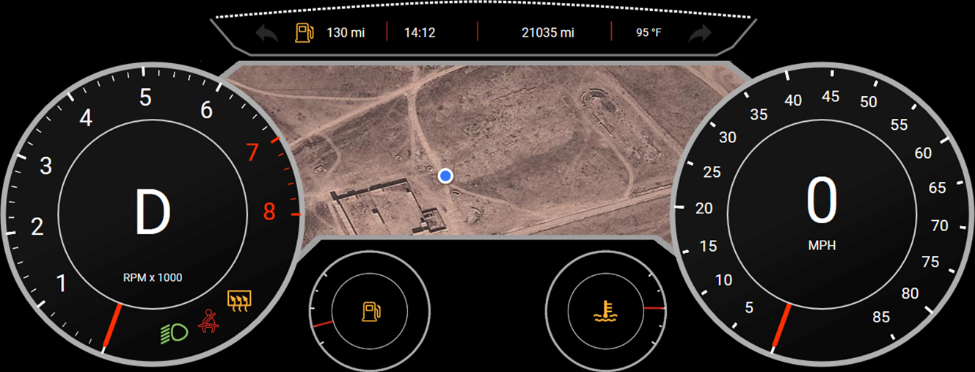
#> input picture Data/TestSet1/test1/expected.png, 975 x 372 px, found by its file name
$ python ColorClustering.py
#> lines starting #> are read from the running program, lines starting #| are printed output that depends on the picture
"""
This script will be focused on color clustering.

"""
import cv2
from sklearn.cluster import KMeans
import numpy as np
import matplotlib.pyplot as plt


# [74 lines left out: functions ColorCluster, TestColorCluster, draw_expected_hsv_histogram, not called in this run]


def visualize_lab_intensities():
    """
    I want to see the peaks for the color intensities of a screenshot in lab color space
    """
    expected = cv2.imread("Data/TestingDiffDiff/test1/expected.png")
#> expected is the input picture: shape (372, 975, 3); mean B, G, R 41.1, 42.9, 48.9
    expected_lab = cv2.cvtColor(expected, cv2.COLOR_BGR2Lab)
#> expected_lab: shape (372, 975, 3); mean of channels 0, 1, 2 45.3, 130.1, 129.9
    expected_a, expected_b = expected_lab[:, :, 1], expected_lab[:, :, 2]
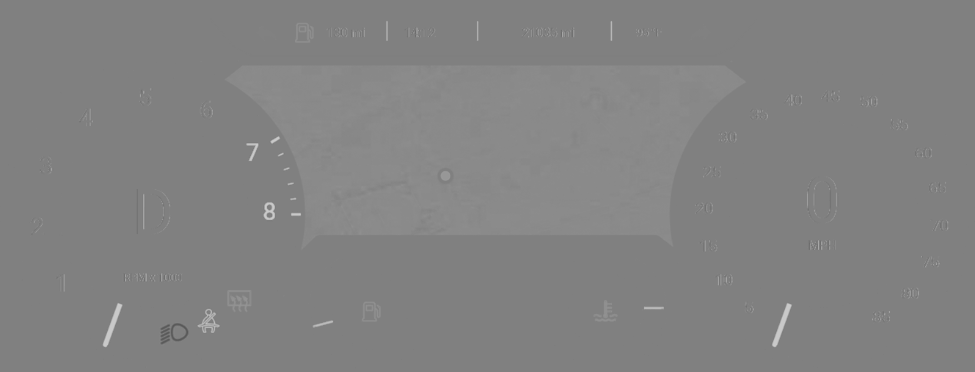
#> expected_a: shape (372, 975); min 87, max 203, mean 130.1


    print(np.amax(expected_a))
#| 203
    print(np.amin(expected_a))
#| 87
    print(np.amax(expected_b))
#| 198
    print(np.amin(expected_b))
#| 56
    #unique_values = dict(zip(*np.unique(expected_a, return_counts=True)))

    #log_scale = np.log10(expected)

    # create histogram
    histogram = np.zeros(shape=(256, 256), dtype=int)
    for r in range(expected_lab.shape[0]):
        for c in range(expected_lab.shape[1]):
            a, b = expected_lab[r, c, 1], expected_lab[r, c, 2]
            histogram[a, b] = histogram[a, b] + 1


    log_scale_hist = np.log2(histogram + 1)
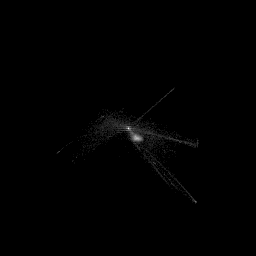
#> log_scale_hist: shape (256, 256) float64; min 0, max 18.08, mean 0.0787; drawn with min black and max white
    max_marker_size = 100
    min_marker_size = 2
    use_log_scale = True
    for a in range(256):
        for b in range(256):
            if histogram[a, b] > 0:
                if use_log_scale:
                    l = log_scale_hist[a, b]/np.amax(log_scale_hist)
                else:
                    l = histogram[a, b]/np.amax(histogram)
                marker_size = (max_marker_size * l) + (min_marker_size *(1-l))
                plt.scatter(a, b, sizes=[marker_size])

    plt.title("L*a*b* Histogram")
    plt.xlabel("a*")
    plt.ylabel("b*")
    plt.show()
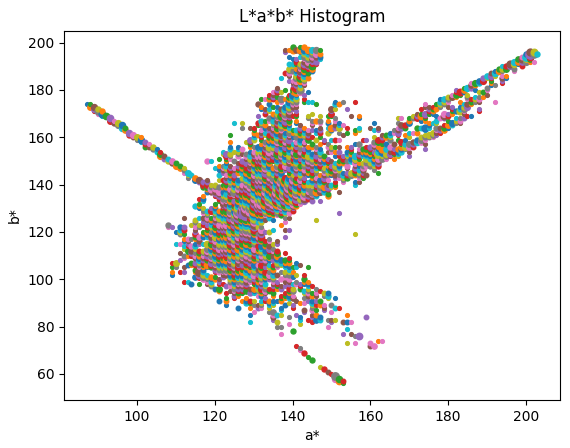
#> figure drawn by matplotlib, 1 panel


def main():
    #draw_expected_hsv_histogram()
    visualize_lab_intensities()


if __name__ == "__main__":
    main()
